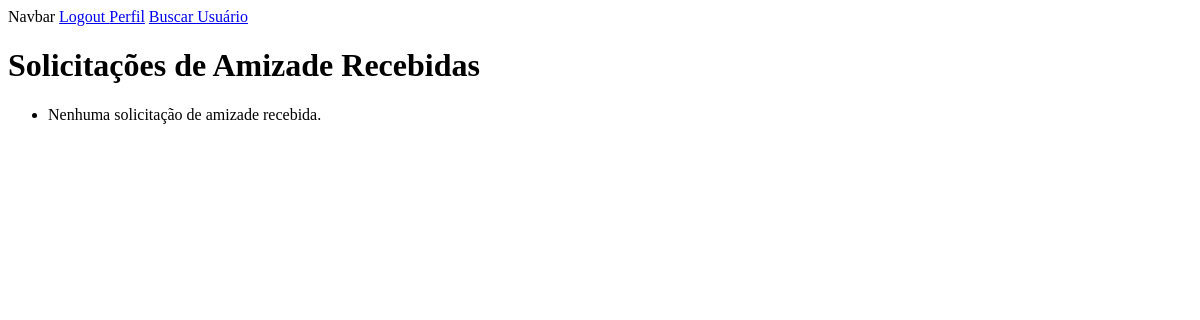
The page /SistAmizade/listar_solicitacoes/ (signed in) on the database as committed earlier.
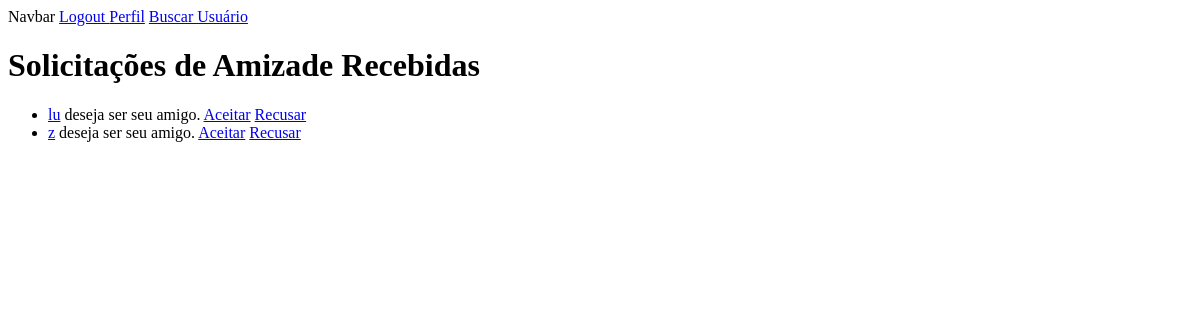
The same page on the database as committed later.
### SistAmizade/models.py (models this page shows, shortened)
class SolicitacaoAmizade(models.Model):
    de_usuario = models.ForeignKey(User, related_name='solicitacoes_enviadas', on_delete=models.CASCADE)
    para_usuario = models.ForeignKey(User, related_name='solicitacoes_recebidas', on_delete=models.CASCADE)
    aceita = models.BooleanField(default=False)
    criada_em = models.DateTimeField(auto_now_add=True)

### SistAmizade/views.py (the view)
# urls.py: path('listar_solicitacoes/', views.listar_solicitacoes, name='listar_solicitacoes'),
def listar_solicitacoes(request):
    solicitacoes_recebidas = SolicitacaoAmizade.objects.filter(para_usuario=request.user, aceita=False)
    return render(request, 'listar_solicitacoes.html', {'solicitacoes_recebidas': solicitacoes_recebidas})

### SistAmizade/templates/listar_solicitacoes.html
{% extends 'principal/base.html' %}
{%block conteudo%}
<h1>Solicitações de Amizade Recebidas</h1>
<ul>
    {% for solicitacao in solicitacoes_recebidas %}
        <li><a href="{% url 'exibir_perfil' perfil_slug=solicitacao.de_usuario.username|lower %}">{{ solicitacao.de_usuario.username }}</a> deseja ser seu amigo.
            <a href="{% url 'aceitar_solicitacao' solicitacao.id %}">Aceitar</a>
            <a href="{% url 'recusar_solicitacao' solicitacao.id %}">Recusar</a>
        </li>
    {% empty %}
        <li>Nenhuma solicitação de amizade recebida.</li>
    {% endfor %}
</ul>
{%endblock conteudo%}

Rows that differ between the two databases and show on the page:
added SolicitacaoAmizade: de_usuario.username "lu"
added SolicitacaoAmizade: de_usuario.username "z"
Other text that changed with them:
text no longer shown: "Nenhuma solicitação de amizade recebida."
